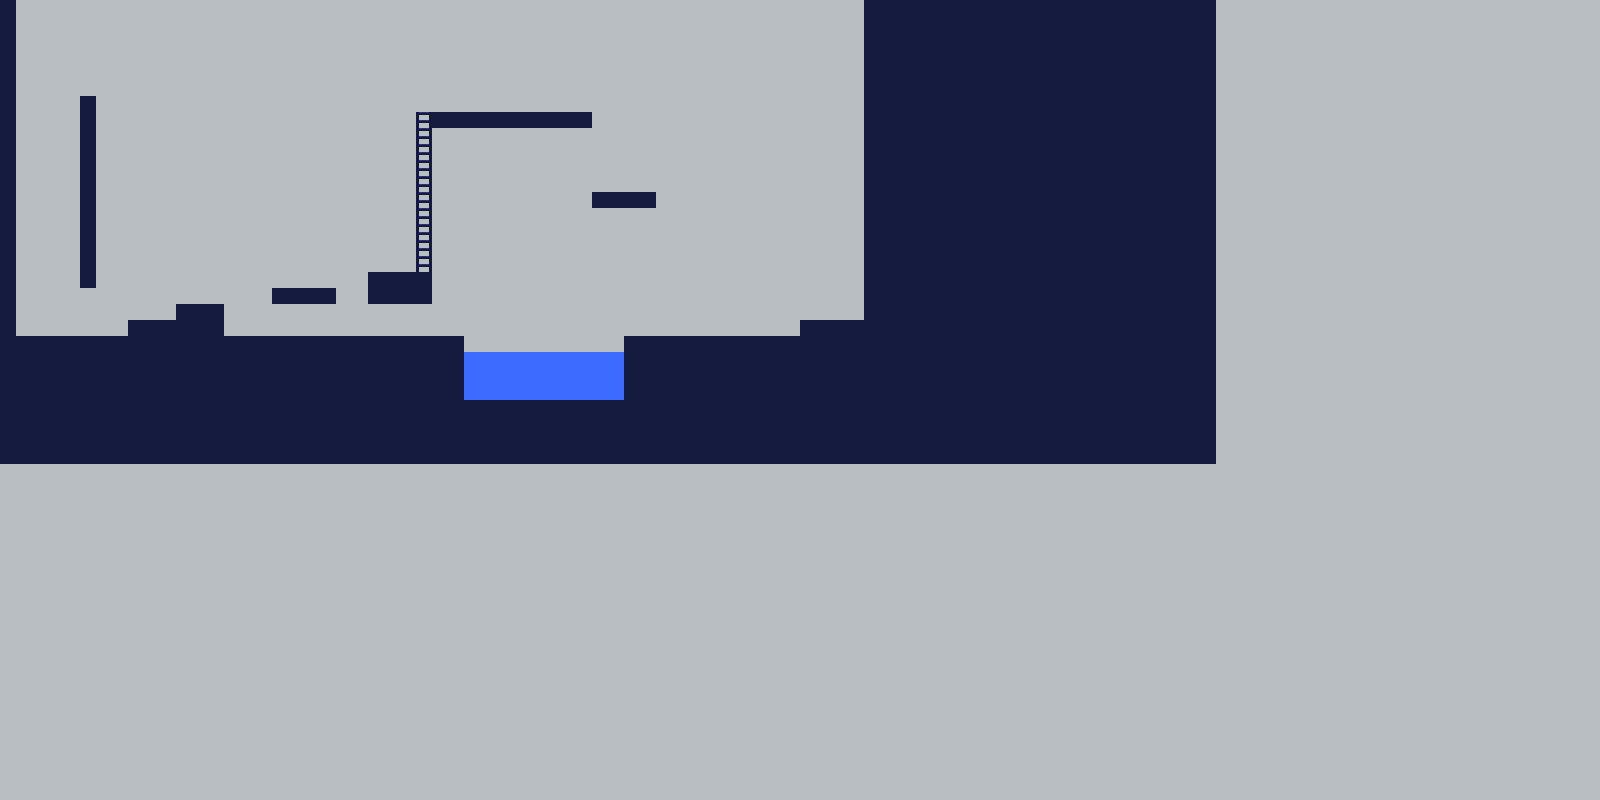

Tiled map render using the project's own tile images. Description and the map definition, with tile-layer contents summarised, below:
An orthogonal 100x50 tile map with 16x16 px tiles, 1 tile layer (GroundTiles) and 17 objects (2x platform, ladder).

<map version="1.4" tiledversion="1.4.2" orientation="orthogonal" renderorder="right-down" width="100" height="50" tilewidth="16" tileheight="16" infinite="0" backgroundcolor="#b8bec2" nextlayerid="7" nextobjectid="143">
 <tileset firstgid="1" name="tileset" tilewidth="16" tileheight="16" tilecount="150" columns="10">
  <image source="TileImages/tileset.png" width="160" height="240" />
 </tileset>
 <layer id="1" name="GroundTiles" width="100" height="50">
  <data>[5000 cells, 1142 non-empty, 6 distinct tile ids]</data>
 </layer>
 <objectgroup color="#e1005500" id="2" name="GroundCollision">
  <object id="105" type="platform" x="512" y="272">
   <polyline points="0,0 192,0" />
  </object>
  <object id="116" type="platform" x="800" y="272">
   <polyline points="-16,0 -16,-160 -144,-160" />
  </object>
  <object id="118" x="0" y="0" width="16" height="336" />
  <object id="121" x="864" y="0" width="160" height="336" />
  <object id="122" x="432" y="112" width="160" height="16" />
  <object id="123" x="272" y="288" width="64" height="16" />
  <object id="124" x="368" y="272" width="64" height="32" />
  <object id="125" x="128" y="320" width="96" height="16" />
  <object id="126" x="176" y="304" width="48" height="16" />
  <object id="127" x="80" y="96" width="16" height="192" />
  <object id="130" x="800" y="320" width="64" height="16" />
  <object id="131" x="592" y="192" width="64" height="16" />
  <object id="137" x="16" y="336" width="448" height="80" />
  <object id="138" x="464" y="400" width="160" height="16" />
  <object id="139" x="624" y="336" width="304" height="80" />
 </objectgroup>
 <objectgroup id="6" name="Water">
  <object id="142" x="464" y="352" width="160" height="48" />
 </objectgroup>
 <objectgroup id="5" name="Interactable">
  <object id="101" type="ladder" x="416" y="112" width="16" height="160" />
 </objectgroup>
</map>